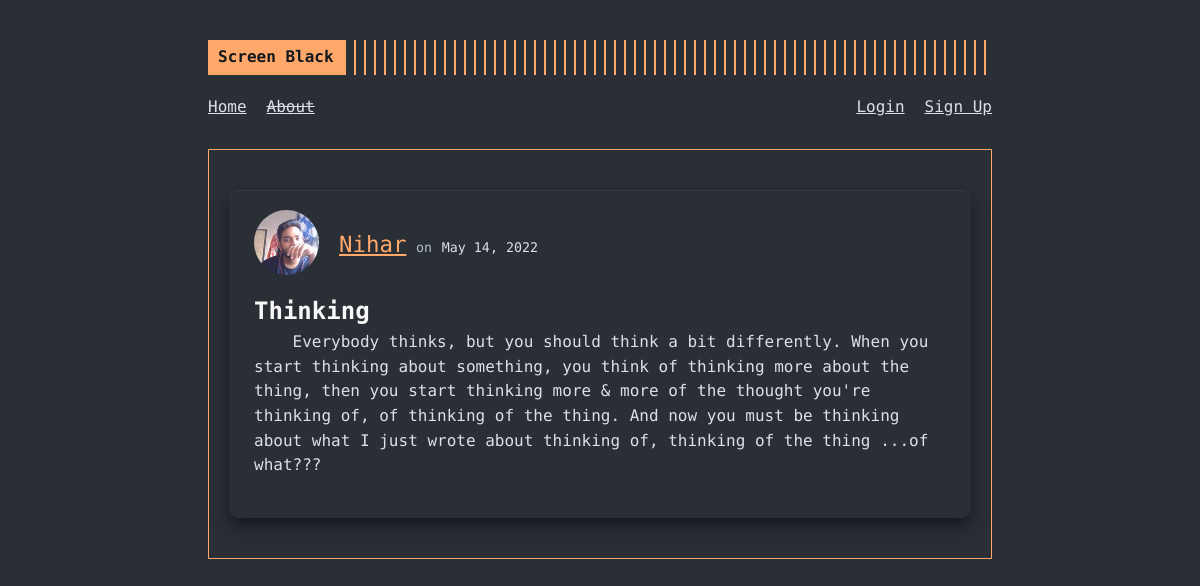
Screenshot of /post/2 with the database file from the repository.
### screenblack/models.py (models this page shows, shortened)
class User(db.Model, UserMixin):
  id = db.Column(db.Integer, primary_key = True)
  name = db.Column(db.String(30), nullable = False, unique = True)
  username = db.Column(db.String(20), nullable = False, unique = True)
  email = db.Column(db.String(120), nullable = False, unique = True)
  picture = db.Column(db.String(20), nullable = False, default = "default.jpg")
  password = db.Column(db.String(60), nullable = False)
  posts = db.relationship("Post", backref = "author", lazy = True)

class Post(db.Model):
  id = db.Column(db.Integer, primary_key = True)
  title = db.Column(db.String(100), nullable = False)
  date_posted = db.Column(db.DateTime, nullable = False, default = datetime.utcnow)
  content = db.Column(db.Text, nullable = False)
  user_id = db.Column(db.Integer, db.ForeignKey('user.id'), nullable = False)

### screenblack/posts/routes.py (the view)
@posts.route("/post/<int:post_id>")
def post(post_id):
  post = Post.query.get_or_404(post_id)
  return render_template("post.html", post=post, title=post.title)

### screenblack/templates/post.html (shortened to what this page needs)
{% extends "layout.html" %}
{% block content %}
  <article class="article-body">
    <div class="article-metadata">
      <div class="article-header">
        <div class="article-author-picture">
          <a href="{{ url_for('users.user_about', username=post.author.username) }}"><img class="profilepic-mini" src="{{ url_for('static', filename='profilepics/'+post.author.picture) }}" alt="profile picture for {{ post.author.name }}"></a>
        </div>
        <div class="article-author-details">
          <a class="article-author" href="{{ url_for('users.user_about', username=post.author.username) }}">{{ post.author.name }}</a>
          <small class="text-muted">on</small>
          <small class="article-date">{{ post.date_posted.strftime("%B %d, %Y") }}</small>
        </div>
      </div>
    </div>
    <h2 class="article-title">{{ post.title }}</h2>
    <div class="article-content">
      <p>{{ post.content }}</p>
    </div>
  </article>
{% endblock content %}

### screenblack/static/main.css (style rules this page uses)
:root { font-size: 16px; --gray0: #f8f8f8; --gray1: #dbe1e8; --gray2: #b2becd; --gray3: #6c7983; --gray4: #444d55; --gray5: #363b44; --gray6: #2a2e35; --gray7: #12181c; --rajah: #ffa86a; --green: #09c372; --red: #ff3860; }
body { font-family: "Fira Code", monospace; background-color: var(--gray6); color: var(--gray1); line-height: 1.54; }
a { color: inherit; }
p { margin-bottom: 20px; }
.article-body { padding: 20px 25px; background-color: var(--gray6); box-shadow: var(--gray5) 0px 1px 1px 0px inset, var(--gray7) 0px 10px 20px -5px, var(--gray7) 0px 6px 12px -6px; margin: 20px 0; border-radius: 0.6rem; }
.article-metadata { display: flex; align-items: center; justify-content: space-between; margin-bottom: 15px; }
.article-header { display: flex; align-items: center; }
.article-author-picture { display: grid; place-items: center; margin-right: 20px; }
.article-author-picture a { line-height: 1; }
.profilepic-mini { max-width: 65px; border-radius: 50%; }
.article-title { color: var(--gray0); }
.article-author { color: var(--rajah); font-size: 1.4rem; }
.article-date { color: var(--gray1); }
.article-content p { text-indent: 4ch; }
.text-muted { color: var(--gray2); }

### rows the page displays
User: picture (picture), author.name "Nihar"
Post: date_posted "May 14, 2022", title "Thinking", content "Everybody thinks, but you should think a bit differently. When you start thinking about something, you think of thinking more about the thing, then you start thinking more & more of the thought you're thinking of, of thinking of the thing. And now you must be thinking about what I just wrote about thinking of, thinking of the thing ...of what???"
